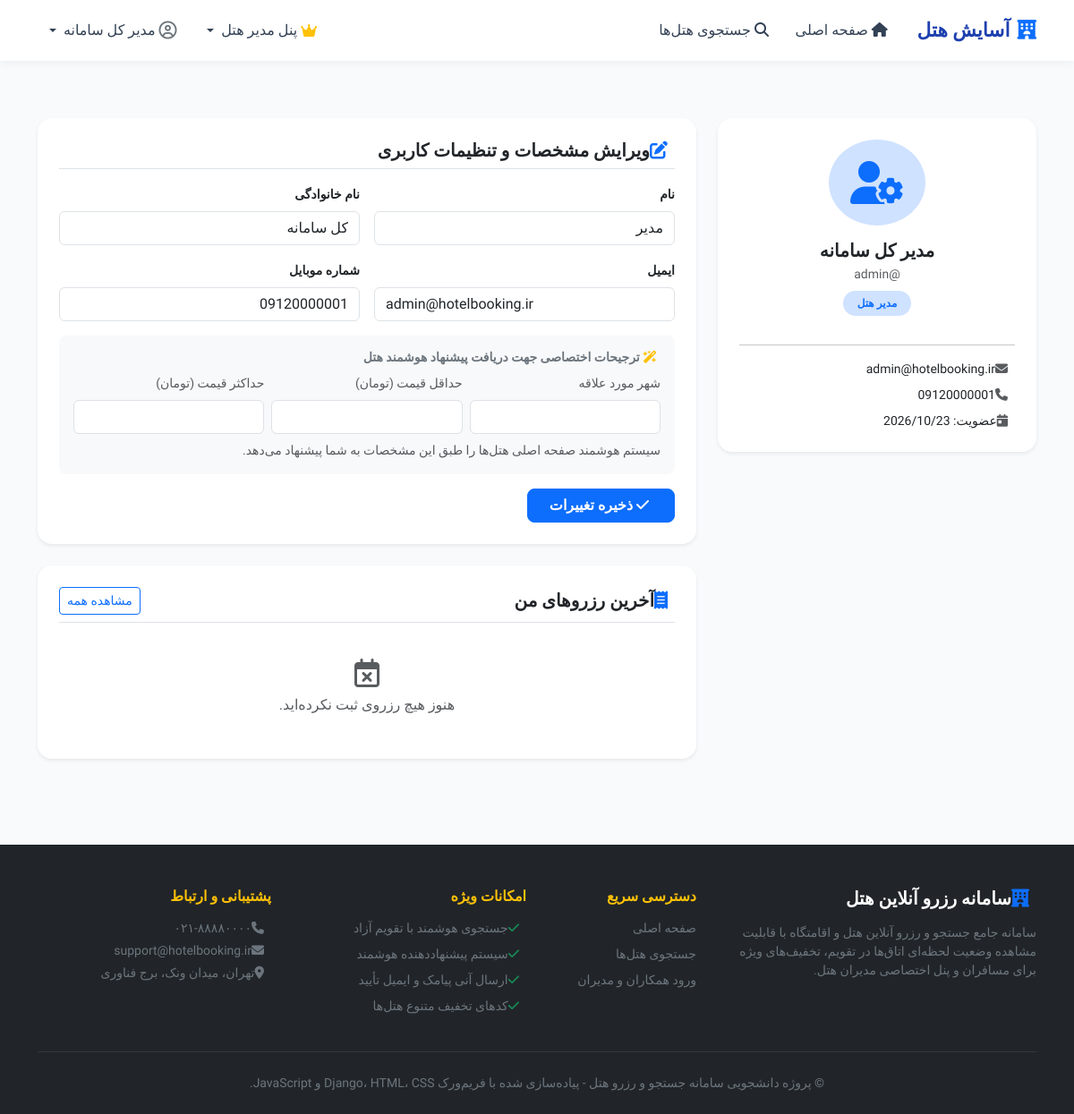
The page /accounts/profile/ (signed in) on the database its author committed.
### accounts/models.py (models this page shows, shortened)
class User(AbstractUser):
    ROLE_CHOICES = (
        ('customer', 'مشتری / مسافر'),
        ('manager', 'مدیر هتل'),
    )
    role = models.CharField(
        max_length=20,
        choices=ROLE_CHOICES,
        default='customer',
        verbose_name="نقش کاربری"
    )
    phone = models.CharField(
        max_length=20,
        blank=True,
        null=True,
        verbose_name="شماره همراه"
    )
    favorite_city = models.CharField(
        max_length=100,
        blank=True,
        null=True,
        verbose_name="شهر مورد علاقه (جهت پیشنهاد هوشمند)"
    )
    preferred_min_price = models.DecimalField(
        max_digits=12,
        decimal_places=0,
        null=True,
        blank=True,
        verbose_name="حداقل بودجه پیشنهادی (تومان)"
    )
    preferred_max_price = models.DecimalField(
        max_digits=12,
        decimal_places=0,
        null=True,
        blank=True,
        verbose_name="حداکثر بودجه پیشنهادی (تومان)"
    )
    @property
    def is_hotel_manager(self):
        return self.role == 'manager' or self.is_superuser
    @property
    def display_name(self):
        if self.first_name or self.last_name:
            return f"{self.first_name} {self.last_name}".strip()
        return self.username

### accounts/views.py (the view)
# urls.py: path('profile/', views.profile_view, name='profile'),
@login_required
def profile_view(request):
    if request.method == 'POST':
        form = UserProfileForm(request.POST, instance=request.user)
        if form.is_valid():
            form.save()
            messages.success(request, "اطلاعات حساب کاربری شما با موفقیت به‌روزرسانی شد.")
            return redirect('accounts:profile')
    else:
        form = UserProfileForm(instance=request.user)
    user_bookings = Booking.objects.filter(user=request.user).order_by('-created_at')[:5]
    return render(request, 'accounts/profile.html', {
        'form': form,
        'user_bookings': user_bookings
    })

### templates/accounts/profile.html (shortened to what this page needs)
{% extends 'base.html' %}
{% load jalali_tags %}
{% block content %}
<div class="container py-4">
    <div class="row g-4">
        <div class="col-lg-4">
            <div class="card border-0 shadow-sm rounded-4 p-4 text-center">
                <div class="bg-primary-subtle text-primary rounded-circle d-inline-flex p-4 mx-auto mb-3">
                    <i class="fa-solid fa-user-gear fa-3x"></i>
                </div>
                <h5 class="fw-bold mb-1">{{ user.display_name }}</h5>
                <p class="text-muted small mb-2">@{{ user.username }}</p>
                <span class="badge bg-primary-subtle text-primary py-2 px-3 rounded-pill d-inline-block mx-auto mb-3">
                    {{ user.get_role_display }}
                </span>
                <hr>
                <div class="text-start small">
                    <p class="mb-2"><i class="fa-solid fa-envelope text-muted ms-2"></i>{{ user.email|default:"ثبت نشده" }}</p>
                    <p class="mb-2"><i class="fa-solid fa-phone text-muted ms-2"></i>{{ user.phone|default:"ثبت نشده" }}</p>
                    <p class="mb-0"><i class="fa-solid fa-calendar-day text-muted ms-2"></i>عضویت: {{ user.date_joined|date:"Y/m/d" }}</p>
                </div>
            </div>
        </div>
        <div class="col-lg-8">
            <div class="card border-0 shadow-sm rounded-4 p-4 mb-4">
                <h5 class="fw-bold mb-3 border-bottom pb-2">
                    <i class="fa-solid fa-pen-to-square text-primary ms-2"></i>ویرایش مشخصات و تنظیمات کاربری
                </h5>
                <form method="post">
                    <div class="row g-3 mb-3">
                        <div class="col-md-6">
                            <label class="form-label small fw-semibold">نام</label>
                            {{ form.first_name }}
                        </div>
                        <div class="col-md-6">
                            <label class="form-label small fw-semibold">نام خانوادگی</label>
                            {{ form.last_name }}
                        </div>
                    </div>
                    <div class="row g-3 mb-3">
                        <div class="col-md-6">
                            <label class="form-label small fw-semibold">ایمیل</label>
                            {{ form.email }}
                        </div>
                        <div class="col-md-6">
                            <label class="form-label small fw-semibold">شماره موبایل</label>
                            {{ form.phone }}
                        </div>
                    </div>
                    <div class="card bg-light border-0 p-3 mb-3 rounded-3">
                        <h6 class="fw-bold small text-secondary mb-2">
                            <i class="fa-solid fa-wand-magic-sparkles text-warning ms-1"></i>
                            ترجیحات اختصاصی جهت دریافت پیشنهاد هوشمند هتل
                        </h6>
                        <div class="row g-2">
                            <div class="col-md-4">
                                <label class="form-label small text-muted">شهر مورد علاقه</label>
                                {{ form.favorite_city }}
                            </div>
                            <div class="col-md-4">
                                <label class="form-label small text-muted">حداقل قیمت (تومان)</label>
                                {{ form.preferred_min_price }}
                            </div>
                            <div class="col-md-4">
                                <label class="form-label small text-muted">حداکثر قیمت (تومان)</label>
                                {{ form.preferred_max_price }}
                            </div>
                        </div>
                        <div class="form-text small mt-2">
                            سیستم هوشمند صفحه اصلی هتل‌ها را طبق این مشخصات به شما پیشنهاد می‌دهد.
                        </div>
                    </div>
                    <button type="submit" class="btn btn-primary px-4 fw-bold rounded-3">
                        <i class="fa-solid fa-check ms-1"></i> ذخیره تغییرات
                    </button>
                </form>
            </div>
            <div class="card border-0 shadow-sm rounded-4 p-4">
                <div class="d-flex justify-content-between align-items-center border-bottom pb-2 mb-3">
                    <h5 class="fw-bold mb-0">
                        <i class="fa-solid fa-receipt text-primary ms-2"></i>آخرین رزروهای من
                    </h5>
                    <a href="{% url 'bookings:my_bookings' %}" class="btn btn-sm btn-outline-primary">مشاهده همه</a>
                </div>
                {% if user_bookings %}
                    <div class="table-responsive">
                        <table class="table table-hover align-middle">
                            <thead class="table-light small">
                                <tr>
                                    <th>کد رهگیری</th>
                                    <th>هتل و اتاق</th>
                                    <th>تاریخ ورود / خروج</th>
                                    <th>مبلغ نهایی</th>
                                    <th>وضعیت</th>
                                    <th>عملیات</th>
                                </tr>
                            </thead>
                            <tbody>
                                {% for b in user_bookings %}
                                    <tr>
                                        <td class="fw-bold text-primary">{{ b.tracking_code }}</td>
                                        <td>
                                            <div class="fw-semibold">{{ b.room_type.hotel.name }}</div>
                                            <small class="text-muted">{{ b.room_type.title }}</small>
                                        </td>
                                        <td class="small">{{ b.check_in|to_jalali }} تا {{ b.check_out|to_jalali }}</td>
                                        <td class="fw-bold">{{ b.final_price|floatformat:0 }} تومان</td>
                                        <td>
                                            {% if b.status == 'confirmed' %}
                                                <span class="badge bg-success-subtle text-success">تأیید شده</span>
                                            {% elif b.status == 'cancelled' %}
                                                <span class="badge bg-danger-subtle text-danger">لغو شده</span>
                                            {% else %}
                                                <span class="badge bg-secondary-subtle text-secondary">{{ b.get_status_display }}</span>
                                            {% endif %}
                                        </td>
                                        <td>
                                            <a href="{% url 'bookings:booking_detail' b.tracking_code %}" class="btn btn-sm btn-outline-secondary">
                                                مشاهده فاکتور
                                            </a>
                                        </td>
                                    </tr>
                                {% endfor %}
                            </tbody>
                        </table>
                    </div>
                {% else %}
                    <div class="text-center py-4 text-muted">
                        <i class="fa-regular fa-calendar-xmark fa-2x mb-2 d-block"></i>
                        هنوز هیچ رزروی ثبت نکرده‌اید.
                    </div>
                {% endif %}
            </div>
        </div>
    </div>
</div>
{% endblock %}

### templates/base.html (shortened to what this page needs)
{% load static %}
<!DOCTYPE html>
<html lang="fa" dir="rtl">
<head>
    <link rel="stylesheet" href="https://cdn.jsdelivr.net/npm/bootstrap@5.3.3/dist/css/bootstrap.rtl.min.css">
    <link rel="stylesheet" href="https://cdnjs.cloudflare.com/ajax/libs/font-awesome/6.5.1/css/all.min.css">
    <link rel="stylesheet" href="{% static 'css/style.css' %}">
    <link rel="stylesheet" href="{% static 'css/persian-datepicker.css' %}">
</head>
<body>
    <nav class="navbar navbar-expand-lg sticky-top">
        <div class="container">
            <a class="navbar-brand" href="{% url 'hotels:home' %}">
                <i class="fa-solid fa-hotel text-primary"></i>
                <span>آسایش هتل</span>
            </a>
            <div class="collapse navbar-collapse" id="navbarContent">
                <ul class="navbar-nav me-auto mb-2 mb-lg-0">
                    <li class="nav-item">
                        <a class="nav-link" href="{% url 'hotels:home' %}">
                            <i class="fa-solid fa-house ms-1"></i> صفحه اصلی
                        </a>
                    </li>
                    <li class="nav-item">
                        <a class="nav-link" href="{% url 'hotels:hotel_list' %}">
                            <i class="fa-solid fa-magnifying-glass ms-1"></i> جستجوی هتل‌ها
                        </a>
                    </li>
                </ul>
                <ul class="navbar-nav ms-auto align-items-lg-center gap-2">
                    {% if user.is_authenticated %}
                        {% if user.is_hotel_manager %}
                            <li class="nav-item dropdown">
                                <a class="nav-link dropdown-toggle btn btn-outline-primary btn-sm px-3 text-primary d-flex align-items-center gap-1" href="#" role="button" data-bs-toggle="dropdown">
                                    <i class="fa-solid fa-crown text-warning"></i>
                                    <span>پنل مدیر هتل</span>
                                </a>
                            </li>
                        {% endif %}
                        <li class="nav-item dropdown">
                            <a class="nav-link dropdown-toggle d-flex align-items-center gap-1" href="#" role="button" data-bs-toggle="dropdown">
                                <i class="fa-regular fa-circle-user fa-lg text-secondary"></i>
                                <span>{{ user.display_name }}</span>
                            </a>
                        </li>
                    {% endif %}
                </ul>
            </div>
        </div>
    </nav>
    <main class="py-4">
        {% block content %}{% endblock %}
    </main>
    <footer class="bg-dark text-white pt-5 pb-4 mt-5">
        <div class="container">
            <div class="row g-4">
                <div class="col-lg-4 col-md-6">
                    <h5 class="fw-bold mb-3"><i class="fa-solid fa-hotel text-primary ms-2"></i>سامانه رزرو آنلاین هتل</h5>
                    <p class="text-secondary small leading-relaxed">
                        سامانه جامع جستجو و رزرو آنلاین هتل و اقامتگاه با قابلیت مشاهده وضعیت لحظه‌ای اتاق‌ها در تقویم، تخفیف‌های ویژه برای مسافران و پنل اختصاصی مدیران هتل.
                    </p>
                </div>
                <div class="col-lg-2 col-md-6">
                    <h6 class="fw-bold mb-3 text-warning">دسترسی سریع</h6>
                    <ul class="list-unstyled small">
                        <li class="mb-2"><a href="{% url 'hotels:home' %}" class="text-secondary text-decoration-none hover-white">صفحه اصلی</a></li>
                        <li class="mb-2"><a href="{% url 'hotels:hotel_list' %}" class="text-secondary text-decoration-none">جستجوی هتل‌ها</a></li>
                        <li class="mb-2"><a href="{% url 'accounts:login' %}" class="text-secondary text-decoration-none">ورود همکاران و مدیران</a></li>
                    </ul>
                </div>
                <div class="col-lg-3 col-md-6">
                    <h6 class="fw-bold mb-3 text-warning">امکانات ویژه</h6>
                    <ul class="list-unstyled small text-secondary">
                        <li class="mb-2"><i class="fa-solid fa-check text-success ms-2"></i>جستجوی هوشمند با تقویم آزاد</li>
                        <li class="mb-2"><i class="fa-solid fa-check text-success ms-2"></i>سیستم پیشنهاددهنده هوشمند</li>
                        <li class="mb-2"><i class="fa-solid fa-check text-success ms-2"></i>ارسال آنی پیامک و ایمیل تأیید</li>
                        <li class="mb-2"><i class="fa-solid fa-check text-success ms-2"></i>کدهای تخفیف متنوع هتل‌ها</li>
                    </ul>
                </div>
                <div class="col-lg-3 col-md-6">
                    <h6 class="fw-bold mb-3 text-warning">پشتیبانی و ارتباط</h6>
                    <p class="text-secondary small mb-1"><i class="fa-solid fa-phone ms-2"></i>۰۲۱-۸۸۸۸۰۰۰۰</p>
                    <p class="text-secondary small mb-1"><i class="fa-solid fa-envelope ms-2"></i>support@hotelbooking.ir</p>
                    <p class="text-secondary small"><i class="fa-solid fa-location-dot ms-2"></i>تهران، میدان ونک، برج فناوری</p>
                </div>
            </div>
            <hr class="border-secondary my-4">
            <div class="text-center text-secondary small">
                © پروژه دانشجویی سامانه جستجو و رزرو هتل - پیاده‌سازی شده با فریم‌ورک Django، HTML، CSS و JavaScript.
            </div>
        </div>
    </footer>
</body>
</html>

### rows shown on the page
User: display_name "مدیر کل سامانه", username "admin", role "مدیر هتل", email "admin@hotelbooking.ir", phone "09120000001", date_joined "2026/10/23", first_name "مدیر", last_name "کل سامانه"
